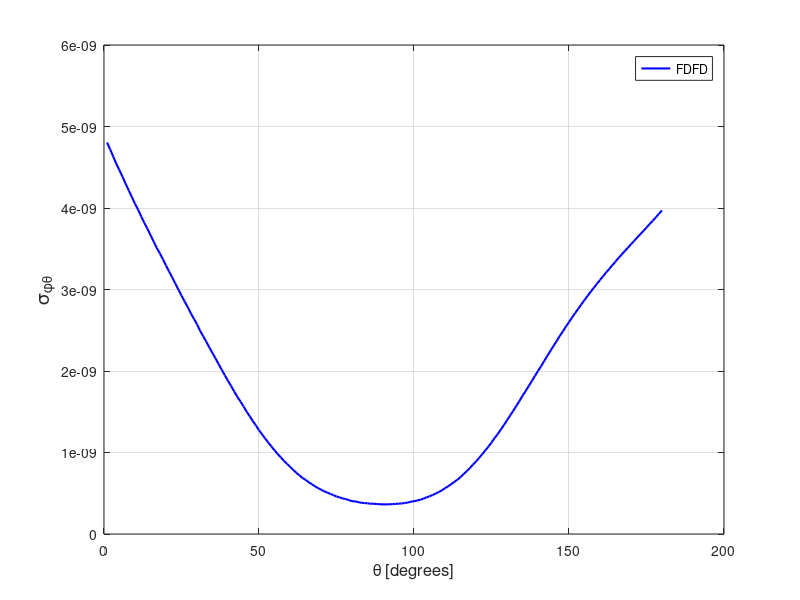

MATLAB code for this plot:
spt = [ 
    1  0.48030429E-08
    2  0.47183648E-08
    3  0.46288138E-08
    4  0.45402575E-08
    5  0.44611039E-08
    6  0.43813864E-08
    7  0.42952637E-08
    8  0.42141592E-08
    9  0.41329273E-08
   10  0.40517087E-08
   11  0.39789185E-08
   12  0.38962469E-08
   13  0.38187977E-08
   14  0.37449093E-08
   15  0.36678098E-08
   16  0.35899419E-08
   17  0.35117247E-08
   18  0.34435448E-08
   19  0.33714580E-08
   20  0.32948346E-08
   21  0.32203908E-08
   22  0.31486287E-08
   23  0.30726621E-08
   24  0.29994742E-08
   25  0.29249081E-08
   26  0.28538700E-08
   27  0.27854232E-08
   28  0.27087816E-08
   29  0.26406521E-08
   30  0.25734226E-08
   31  0.24936246E-08
   32  0.24257236E-08
   33  0.23594291E-08
   34  0.22880224E-08
   35  0.22201074E-08
   36  0.21529736E-08
   37  0.20823450E-08
   38  0.20142108E-08
   39  0.19454187E-08
   40  0.18801329E-08
   41  0.18157960E-08
   42  0.17492590E-08
   43  0.16834979E-08
   44  0.16271381E-08
   45  0.15658856E-08
   46  0.15026126E-08
   47  0.14447762E-08
   48  0.13864345E-08
   49  0.13325209E-08
   50  0.12734463E-08
   51  0.12222791E-08
   52  0.11706786E-08
   53  0.11216555E-08
   54  0.10742669E-08
   55  0.10273756E-08
   56  0.98285524E-09
   57  0.94186203E-09
   58  0.89832464E-09
   59  0.86132584E-09
   60  0.82442242E-09
   61  0.78776086E-09
   62  0.75334183E-09
   63  0.72038936E-09
   64  0.68845457E-09
   65  0.66504485E-09
   66  0.63593936E-09
   67  0.61188482E-09
   68  0.58658933E-09
   69  0.56412996E-09
   70  0.54489330E-09
   71  0.52359073E-09
   72  0.50916243E-09
   73  0.49250298E-09
   74  0.47687548E-09
   75  0.46006207E-09
   76  0.44947374E-09
   77  0.43545939E-09
   78  0.42846729E-09
   79  0.41545486E-09
   80  0.40317436E-09
   81  0.40023712E-09
   82  0.39125359E-09
   83  0.38302864E-09
   84  0.38018855E-09
   85  0.37631179E-09
   86  0.37176387E-09
   87  0.37068998E-09
   88  0.36782677E-09
   89  0.36497722E-09
   90  0.36374245E-09
   91  0.36370920E-09
   92  0.36453737E-09
   93  0.36649209E-09
   94  0.36868722E-09
   95  0.37193418E-09
   96  0.37478293E-09
   97  0.38081557E-09
   98  0.38576553E-09
   99  0.39584741E-09
  100  0.40261655E-09
  101  0.41036402E-09
  102  0.42041221E-09
  103  0.43269874E-09
  104  0.44901996E-09
  105  0.46256998E-09
  106  0.47874160E-09
  107  0.49624027E-09
  108  0.51580318E-09
  109  0.53529453E-09
  110  0.56275601E-09
  111  0.58390481E-09
  112  0.61165151E-09
  113  0.63867506E-09
  114  0.66623951E-09
  115  0.69733558E-09
  116  0.73424683E-09
  117  0.77043788E-09
  118  0.80773954E-09
  119  0.84996710E-09
  120  0.89076385E-09
  121  0.93302732E-09
  122  0.97902175E-09
  123  0.10250283E-08
  124  0.10717676E-08
  125  0.11217220E-08
  126  0.11778987E-08
  127  0.12253322E-08
  128  0.12817633E-08
  129  0.13366893E-08
  130  0.13941927E-08
  131  0.14538610E-08
  132  0.15102729E-08
  133  0.15722534E-08
  134  0.16305511E-08
  135  0.16964328E-08
  136  0.17530648E-08
  137  0.18155504E-08
  138  0.18754234E-08
  139  0.19400459E-08
  140  0.19997977E-08
  141  0.20599038E-08
  142  0.21223443E-08
  143  0.21852375E-08
  144  0.22465620E-08
  145  0.23075259E-08
  146  0.23657731E-08
  147  0.24295925E-08
  148  0.24843625E-08
  149  0.25450817E-08
  150  0.25999132E-08
  151  0.26575273E-08
  152  0.27111888E-08
  153  0.27651426E-08
  154  0.28180951E-08
  155  0.28713212E-08
  156  0.29221885E-08
  157  0.29725262E-08
  158  0.30212526E-08
  159  0.30687048E-08
  160  0.31162004E-08
  161  0.31640310E-08
  162  0.32092173E-08
  163  0.32533602E-08
  164  0.32989746E-08
  165  0.33424670E-08
  166  0.33883008E-08
  167  0.34307075E-08
  168  0.34706760E-08
  169  0.35129291E-08
  170  0.35553482E-08
  171  0.35963614E-08
  172  0.36369485E-08
  173  0.36774723E-08
  174  0.37193308E-08
  175  0.37603698E-08
  176  0.38020023E-08
  177  0.38433914E-08
  178  0.38854289E-08
  179  0.39282981E-08
  180  0.39701491E-08
  181  0.40154577E-08
  182  0.40601620E-08
  183  0.41035180E-08
  184  0.41473132E-08
  185  0.41947836E-08
  186  0.42411177E-08
  187  0.42894772E-08
  188  0.43390607E-08
  189  0.43863611E-08
  190  0.44365103E-08
  191  0.44858495E-08
  192  0.45365605E-08
  193  0.45912065E-08
  194  0.46445168E-08
  195  0.46990922E-08
  196  0.47516089E-08
  197  0.48109374E-08
  198  0.48657958E-08
  199  0.49241624E-08
  200  0.49802202E-08
  201  0.50344755E-08
  202  0.50954228E-08
  203  0.51547100E-08
  204  0.52141447E-08
  205  0.52762728E-08
  206  0.53327187E-08
  207  0.53918177E-08
  208  0.54477782E-08
  209  0.55089702E-08
  210  0.55645386E-08
  211  0.56246923E-08
  212  0.56815925E-08
  213  0.57379625E-08
  214  0.57923968E-08
  215  0.58482423E-08
  216  0.59026055E-08
  217  0.59513940E-08
  218  0.60068648E-08
  219  0.60548269E-08
  220  0.61057124E-08
  221  0.61478387E-08
  222  0.61920655E-08
  223  0.62341052E-08
  224  0.62758718E-08
  225  0.63170598E-08
  226  0.63552785E-08
  227  0.63866730E-08
  228  0.64186478E-08
  229  0.64522254E-08
  230  0.64799690E-08
  231  0.65098771E-08
  232  0.65282131E-08
  233  0.65563923E-08
  234  0.65791785E-08
  235  0.65966330E-08
  236  0.66128112E-08
  237  0.66257129E-08
  238  0.66434476E-08
  239  0.66527819E-08
  240  0.66519896E-08
  241  0.66774692E-08
  242  0.66740657E-08
  243  0.66827313E-08
  244  0.66828503E-08
  245  0.66959167E-08
  246  0.66986394E-08
  247  0.67077401E-08
  248  0.67129857E-08
  249  0.67110832E-08
  250  0.67168018E-08
  251  0.67097417E-08
  252  0.67218693E-08
  253  0.67211610E-08
  254  0.67332242E-08
  255  0.67402968E-08
  256  0.67457773E-08
  257  0.67414412E-08
  258  0.67644241E-08
  259  0.67642292E-08
  260  0.67791923E-08
  261  0.67934436E-08
  262  0.68021273E-08
  263  0.68242594E-08
  264  0.68328654E-08
  265  0.68505028E-08
  266  0.68697927E-08
  267  0.69073134E-08
  268  0.69211987E-08
  269  0.69476203E-08
  270  0.69769803E-08
  271  0.70104416E-08
  272  0.70290160E-08
  273  0.70681199E-08
  274  0.71123334E-08
  275  0.71407600E-08
  276  0.71917636E-08
  277  0.72248167E-08
  278  0.72742936E-08
  279  0.73241018E-08
  280  0.73595765E-08
  281  0.74180337E-08
  282  0.74682118E-08
  283  0.75063484E-08
  284  0.75691995E-08
  285  0.76179001E-08
  286  0.76619191E-08
  287  0.77217575E-08
  288  0.77739255E-08
  289  0.78284392E-08
  290  0.78863946E-08
  291  0.79309155E-08
  292  0.79858467E-08
  293  0.80398515E-08
  294  0.80914608E-08
  295  0.81505718E-08
  296  0.81955598E-08
  297  0.82488487E-08
  298  0.82776808E-08
  299  0.83279250E-08
  300  0.83590654E-08
  301  0.84029246E-08
  302  0.84359408E-08
  303  0.84701925E-08
  304  0.84967944E-08
  305  0.85190539E-08
  306  0.85474499E-08
  307  0.85625889E-08
  308  0.85775032E-08
  309  0.85744185E-08
  310  0.85913028E-08
  311  0.85787724E-08
  312  0.85865226E-08
  313  0.85795300E-08
  314  0.85598337E-08
  315  0.85467473E-08
  316  0.85213125E-08
  317  0.84874170E-08
  318  0.84665110E-08
  319  0.84267668E-08
  320  0.83926999E-08
  321  0.83394376E-08
  322  0.82906162E-08
  323  0.82472047E-08
  324  0.81719840E-08
  325  0.81253599E-08
  326  0.80472953E-08
  327  0.79809332E-08
  328  0.79089224E-08
  329  0.78390112E-08
  330  0.77540445E-08
  331  0.76799340E-08
  332  0.75935018E-08
  333  0.75045934E-08
  334  0.74158590E-08
  335  0.73282451E-08
  336  0.72272712E-08
  337  0.71354220E-08
  338  0.70363071E-08
  339  0.69432153E-08
  340  0.68363923E-08
  341  0.67450792E-08
  342  0.66387402E-08
  343  0.65400756E-08
  344  0.64372698E-08
  345  0.63352528E-08
  346  0.62349668E-08
  347  0.61317595E-08
  348  0.60340328E-08
  349  0.59353833E-08
  350  0.58363292E-08
  351  0.57379883E-08
  352  0.56405702E-08
  353  0.55424692E-08
  354  0.54484630E-08
  355  0.53463216E-08
  356  0.52584492E-08
  357  0.51602012E-08
  358  0.50710751E-08
  359  0.49756235E-08
  360  0.48927369E-08
 ]; 
plot(spt(1:180,1),spt(1:180,2),'b-','linewidth',1.5 ); 
grid on 
legend('FDFD');
xlabel('\theta [degrees]','FontSize',12);
ylabel('\sigma_{\phi\theta}','FontSize',14);
